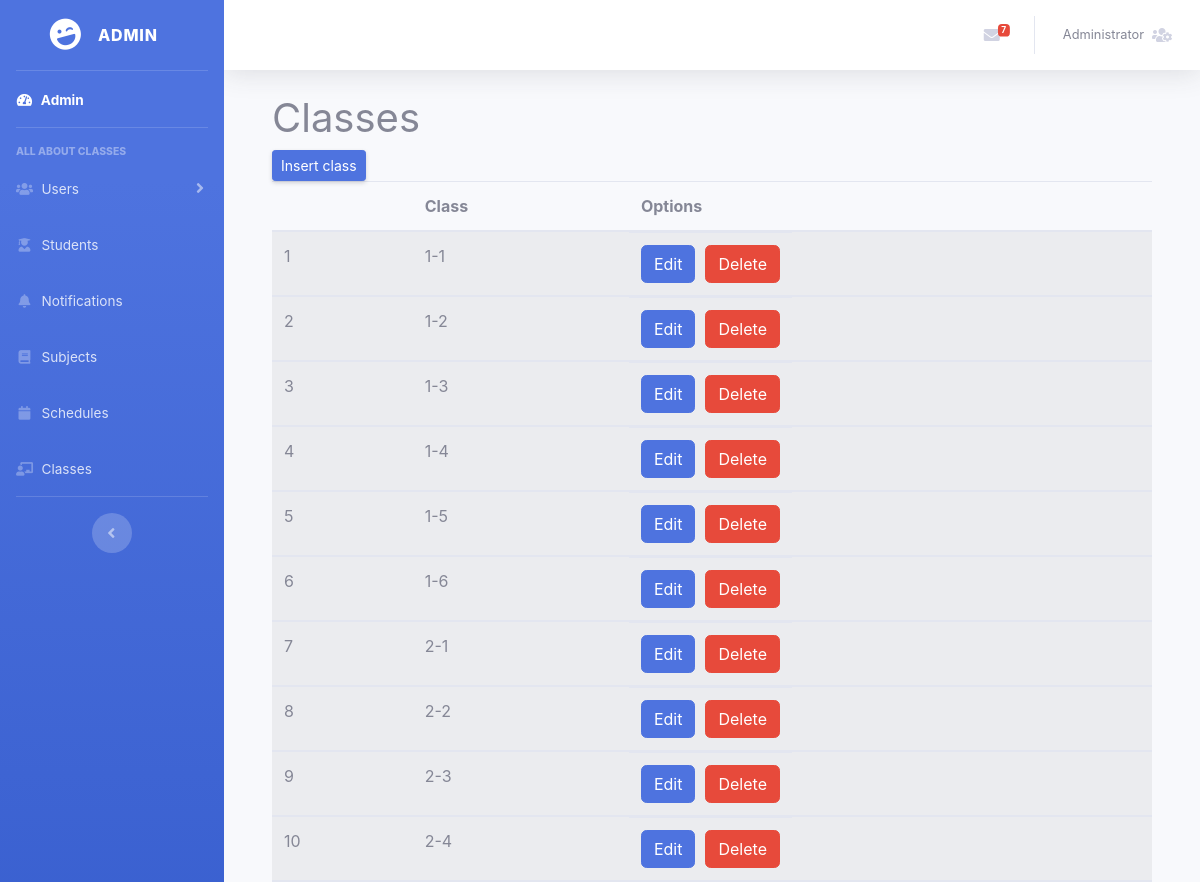
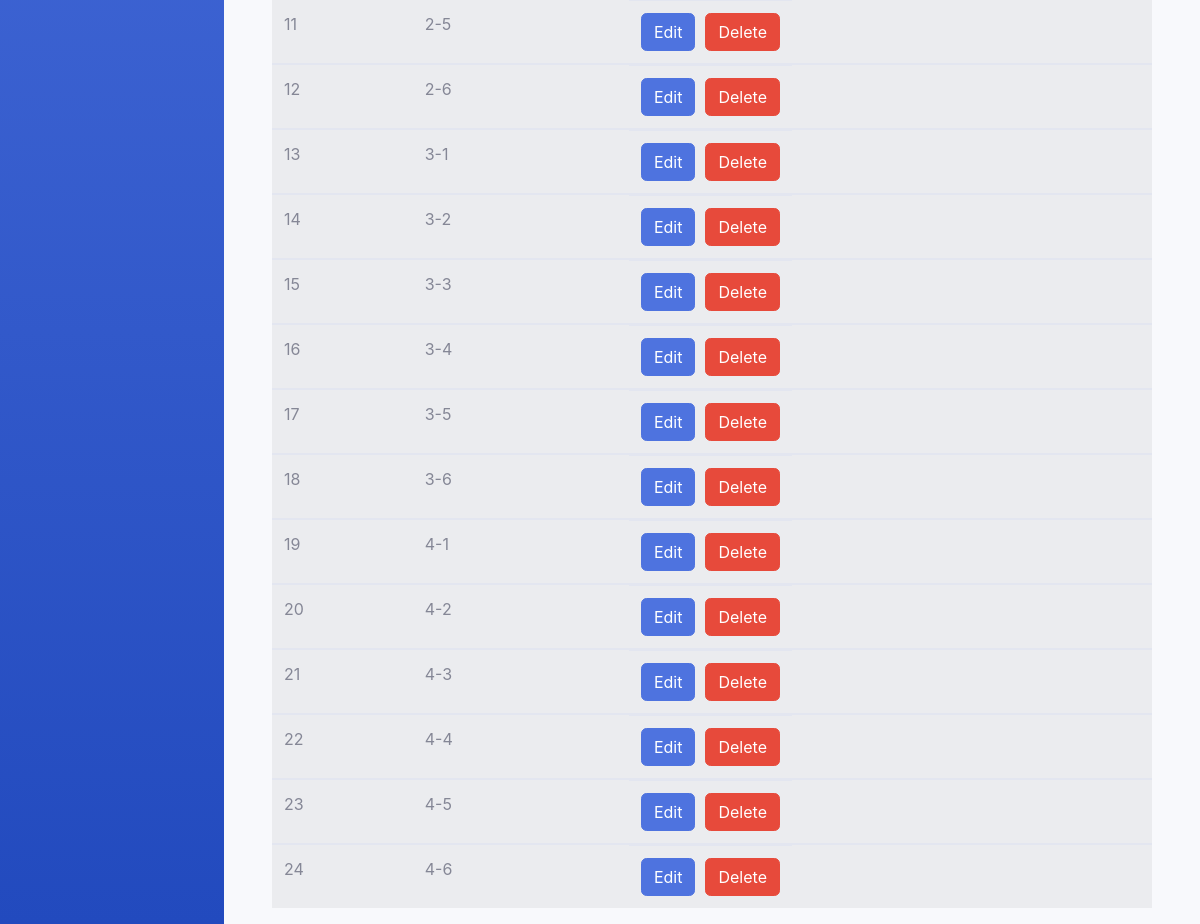
The app's page /classes/ (signed in), older data (2 pictures, top to bottom).
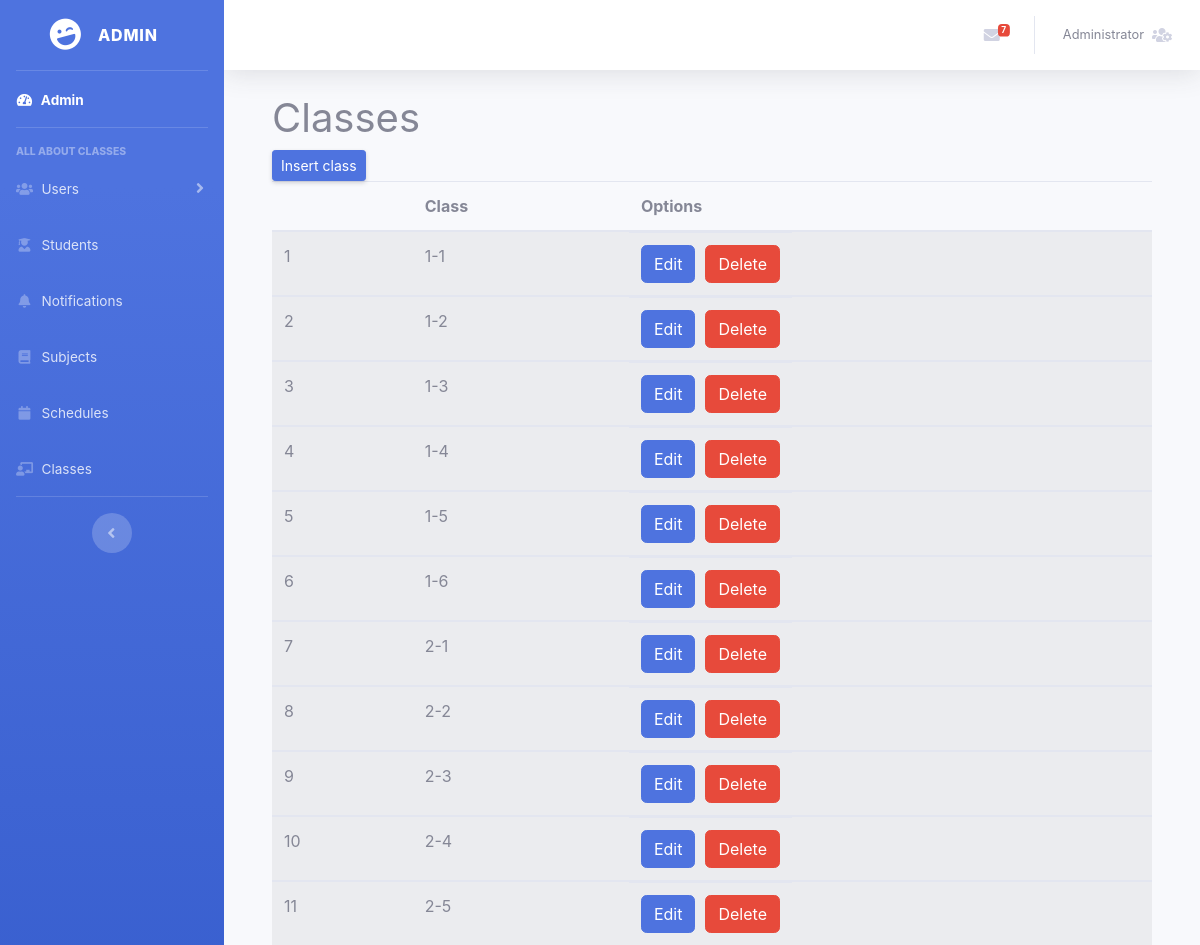
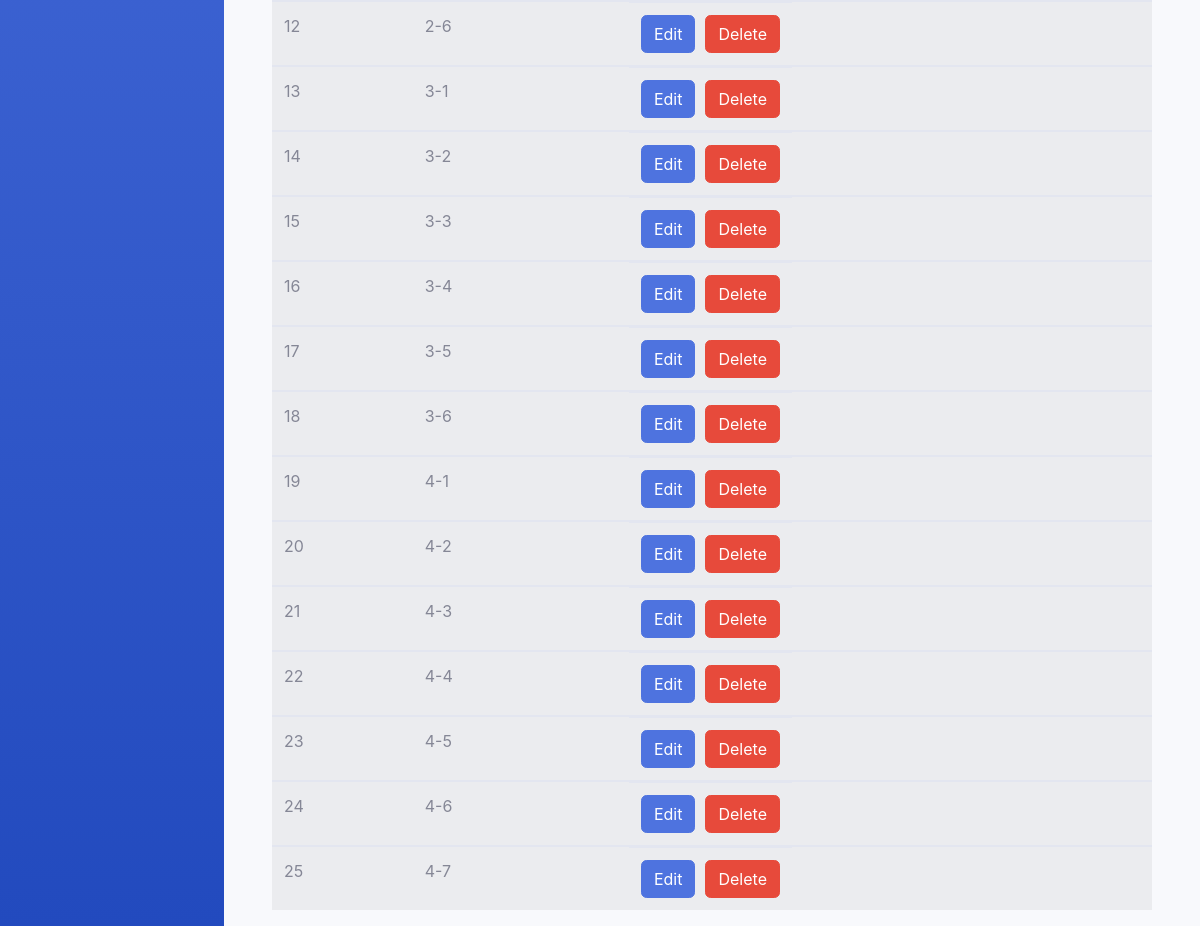
The same page, newer data (2 pictures, top to bottom).
### tables this page shows
CREATE TABLE IF NOT EXISTS `school_classes` (
  `id_school_class` int(11) NOT NULL AUTO_INCREMENT,
  `name` varchar(10) NOT NULL,
  PRIMARY KEY (`id_school_class`)
);

### app/controllers/Classes.php (called while the page is built, shortened)
<?php
class Classes extends Controller
{
  public function __construct()
  {
    $this->classModel = $this->model('School_Class');
  }
  public function index()
  {
    $classes = $this->classModel->showAllClasses();
    $data = [
      'classes' => $classes
    ];
    $this->view('admin/classes/index', $data);
  }
}

### app/libraries/Core.php (called while the page is built, shortened)
<?php
  class Core {
    protected $currentMethod = 'index';
    public function __construct(){
      $url = $this->getUrl();
      if(file_exists('../app/controllers/' . ucwords($url[0]). '.php')){
        unset($url[0]);
      }
      $this->currentController = new $this->currentController;
      $this->params = $url ? array_values($url) : [];
      call_user_func_array([$this->currentController, $this->currentMethod], $this->params);
    }
    public function getUrl(){
      if(isset($_GET['url'])){
        $url = rtrim($_GET['url'], '/');
        $url = filter_var($url, FILTER_SANITIZE_URL);
        $url = explode('/', $url);
        return $url;
      }
    }
  }

### public/index.php (called while the page is built, shortened)
<?php
$init = new Core;

### app/libraries/Database.php (called while the page is built, shortened)
<?php
class Database
{
  private $host = DB_HOST;
  private $user = DB_USER;
  private $pass = DB_PASS;
  private $dbname = DB_NAME;
  private $dbh;
  private $stmt;
  public function __construct()
  {
    $dsn = 'mysql:host=' . $this->host . ';dbname=' . $this->dbname;
    $options = array(
      PDO::ATTR_PERSISTENT => true,
      PDO::ATTR_ERRMODE => PDO::ERRMODE_EXCEPTION
    );
    try {
      $this->dbh = new PDO($dsn, $this->user, $this->pass, $options);
    } catch (PDOException $e) {
      $this->error = $e->getMessage();
      echo $this->error;
    }
  }
  public function query($sql)
  {
    $this->stmt = $this->dbh->prepare($sql);
  }
  public function execute()
  {
    return $this->stmt->execute();
  }
  public function resultSet($fetch = PDO::FETCH_OBJ)
  {
    $this->execute();
    return $this->stmt->fetchAll($fetch);
  }
}

### app/models/School_Class.php (called while the page is built, shortened)
<?php
class School_class
{
    private $db;
    public function __construct()
    {
        $this->db = new Database();
    }
    public function showAllClasses()
    {
        $this->db->query('SELECT school_classes.id_school_class , school_classes.name FROM school_classes');
        $classes = $this->db->resultSet();
        return $classes;
    }
}

### app/views/admin/classes/index.php (the view, shortened to what this page needs)
<?php require APPROOT . '/views/inc/admin/header.php'; ?>
<div id="page-wrapper">
    <div class="container-fluid">
        <div class="row">
            <div class="col-lg-12">
                <h1 class="page-header">
                    Classes
                </h1>
                <a class="d-none d-sm-inline-block btn btn-sm btn-primary shadow-sm" href="<?php echo URLROOT; ?>/classes/insert">Insert class</a>
                <table class="table table-striped">
                    <thead>
                        <tr>
                            <th></th>
                            <th>Class</th>
                            <th>Options</th>
                        </tr>
                    </thead>
                    <?php $i = 0; ?>
                    <?php foreach ($data['classes'] as $class) : ?>
                        <tr>
                            <?php
                            echo '
                                <td>' . ++$i . '</td>
                                <td>' . $class->name . '</td>
                                <td class="buttons-pos">
                                <a class="btn btn-primary btn-margin" href=' . URLROOT . "/classes/edit/" . $class->id_school_class . '>Edit</a>
                                '?>
                                <form action="<?php echo URLROOT . "/classes/delete/" . $class->id_school_class ?>" method="POST">
                                <button class="btn btn-danger" type="submit" name="delete">Delete</button>
                            </form></td>
                        </tr>
                    <?php endforeach; ?>
                </table>
            </div>
        </div>
    </div>
</div>
<?php require APPROOT . '/views/inc/admin/footer.php'; ?>

Row changes from the older to the newer data that the page shows:
added school_classes: name "4-7"
